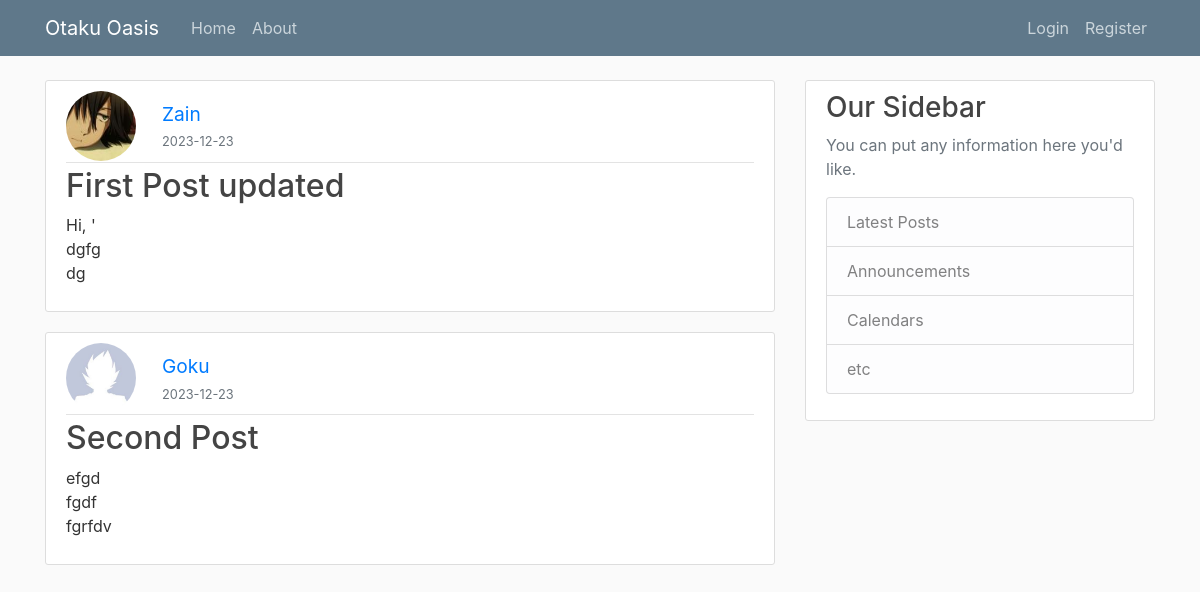
Page /home on the earlier database version.
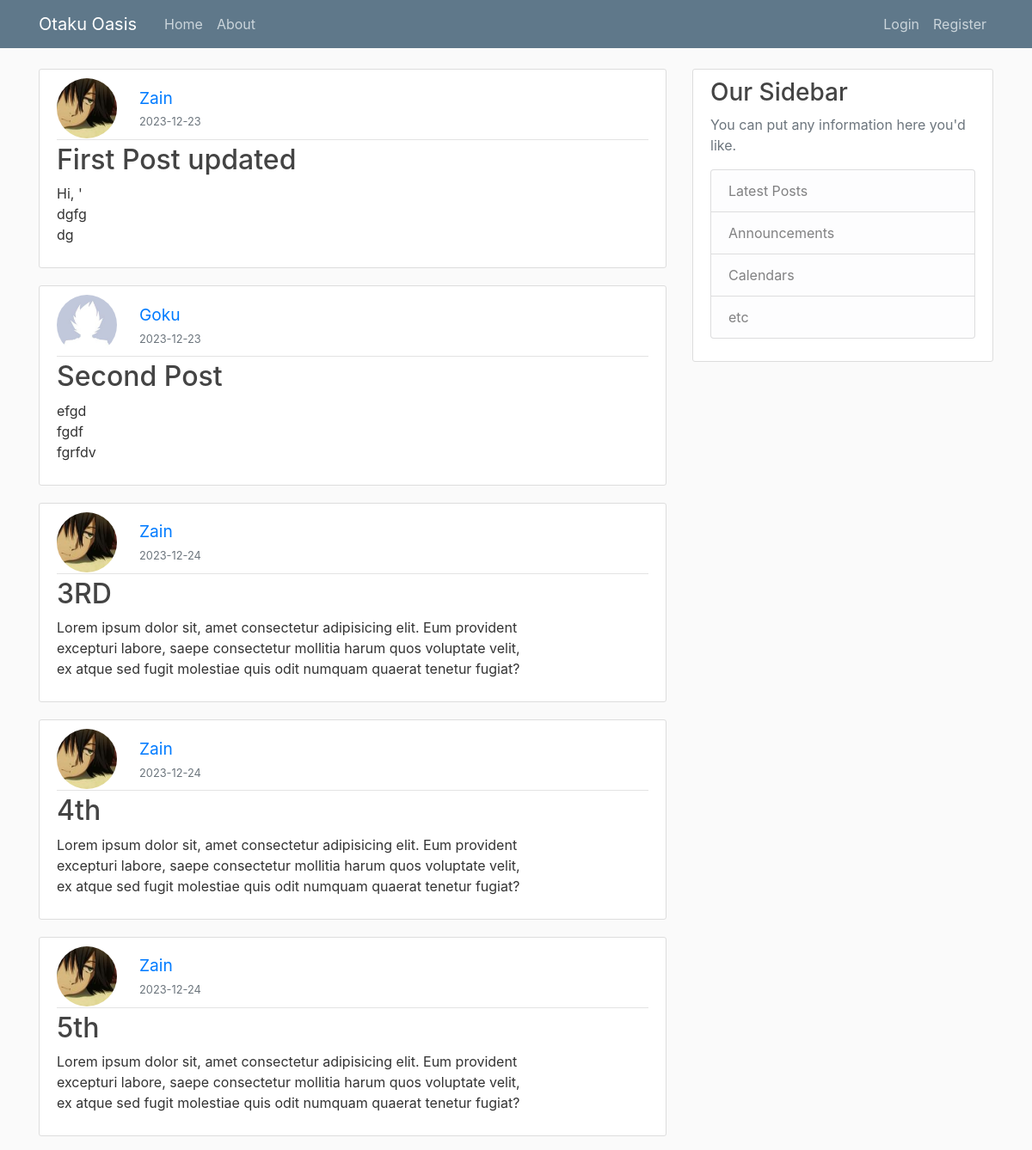
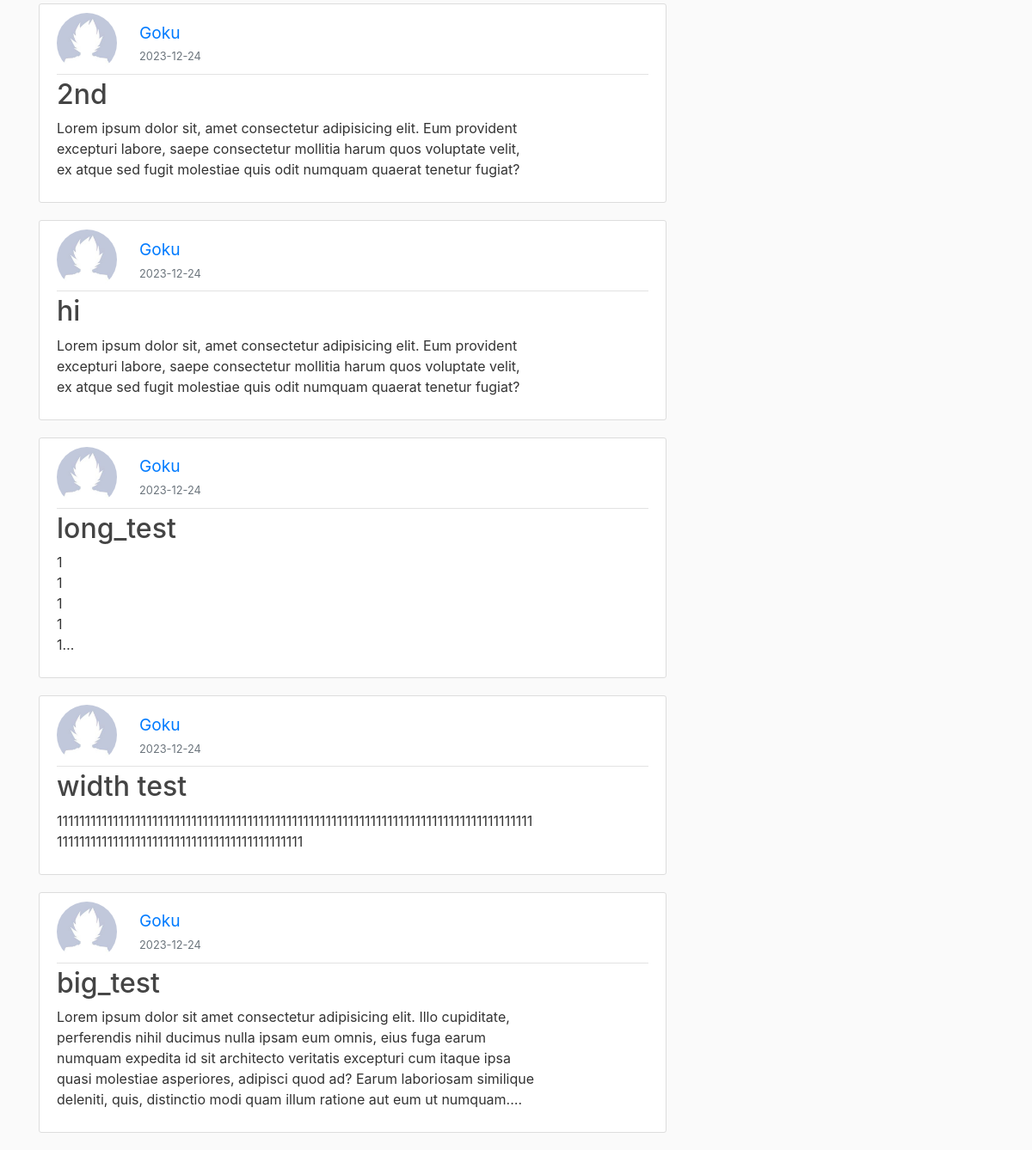
Same page on the later database version (2 pictures, top to bottom).
### application/models.py (models this page shows, shortened)
class Post(db.Model):
    id = db.Column(db.Integer, primary_key = True)
    title = db.Column(db.String(100), nullable= False)
    date_posted = db.Column(db.DateTime, nullable= False, default = datetime.utcnow) # no parenthesis cause we need the function not the time right now
    content = db.Column(db.Text, nullable=False)
    user_id = db.Column(db.Integer, db.ForeignKey('user.id'), nullable=False)

class User(db.Model, UserMixin):
    id = db.Column(db.Integer, primary_key = True)
    username = db.Column(db.String(20), unique =True , nullable = False)
    email = db.Column(db.String(120), unique =True , nullable = False)
    image_file = db.Column(db.String(20), nullable = False, default = 'default.jpg')
    password = db.Column(db.String(60),  nullable = False)
    posts = db.relationship('Post', backref='author', lazy=True) # data is not loaded unless actually needed (lazy collection)

### application/routes.py (the view)
@app.route('/')
@app.route('/home')
def home():
    posts = Post.query.all()
    return render_template('home.html', posts=posts)

### application/templates/home.html
{% extends "layout.html" %}
{% block content %}
<body>
    {% for post in posts %}
        <article class="media content-section">
            <div class="media-body">
                <div class="article-metadata" style="display: flex; align-items: center;">
                    <img class ="rounded-circle article-img" src="{{url_for('static', filename ='profile_pics/'+ post.author.image_file)}}" style="width: 70px; height: 70px;">
                    <div style="margin-left: 10px;">
                        <a class="mr-2" style="font-size:larger; text-decoration: none; margin-top: 10px;" href="#">{{post.author.username }}</a>
                        <br>
                        <small class="text-muted">{{ post.date_posted.strftime('%Y-%m-%d') }}</small>
                    </div>
                </div>
                <h2><a class="article-title" style="text-decoration: none;" href="{{url_for('post', post_id=post.id)}}">{{ post.title }}</a></h2>
                <p class="article-content-home">{{ post.content }}</p>
            </div>
        </article>
    {% endfor %}
</body>
{% endblock content %}

### application/templates/layout.html (shortened to what this page needs)
<!DOCTYPE html>
<html>
<head>
    <link rel="stylesheet" href="https://maxcdn.bootstrapcdn.com/bootstrap/4.0.0/css/bootstrap.min.css">
    <link rel="stylesheet" type="text/css" href="{{ url_for('static', filename='main.css') }}">
</head>
<body>
    <header class="site-header">
      <nav class="navbar navbar-expand-md navbar-dark bg-steel fixed-top">
        <div class="container">
          <a class="navbar-brand mr-4" href="/">Otaku Oasis</a>
          <div class="collapse navbar-collapse" id="navbarToggle">
            <div class="navbar-nav mr-auto">
              <a class="nav-item nav-link" href="{{ url_for('home') }}">Home</a>
              <a class="nav-item nav-link" href="{{ url_for('about') }}">About</a>
            </div>
            <div class="navbar-nav">
              {% if current_user.is_authenticated %}
                <a class="nav-item nav-link" href="{{ url_for('new_post') }}">New Post</a>
                <a class="nav-item nav-link" href="{{ url_for('account') }}">Account</a>
                <a class="nav-item nav-link" href="{{ url_for('logout') }}">Logout</a>
              {% else %}
                <a class="nav-item nav-link" href="{{ url_for('login') }}">Login</a>
                <a class="nav-item nav-link" href="{{ url_for('register') }}">Register</a>
              {% endif %}
            </div>
          </div>
        </div>
      </nav>
    </header>
    <main role="main" class="container">
      <div class="row">
        <div class="col-md-8">
          {% block content %}{% endblock %}
        </div>
        <div class="col-md-4">
          <div class="content-section">
            <h3>Our Sidebar</h3>
            <p class='text-muted'>You can put any information here you'd like.
              <ul class="list-group">
                <li class="list-group-item list-group-item-light">Latest Posts</li>
                <li class="list-group-item list-group-item-light">Announcements</li>
                <li class="list-group-item list-group-item-light">Calendars</li>
                <li class="list-group-item list-group-item-light">etc</li>
              </ul>
            </p>
          </div>
        </div>
      </div>
    </main>
</body>
</html>

### application/static/main.css (style rules this page uses)
body { background: #fafafa; color: #333333; margin-top: 5rem; }
h1, h2, h3, h4, h5, h6 { color: #444444; }
.bg-steel { background-color: #5f788a; }
.site-header .navbar-nav .nav-link { color: #cbd5db; }
.content-section { background: #ffffff; padding: 10px 20px; border: 1px solid #dddddd; border-radius: 3px; margin-bottom: 20px; }
.article-title { color: #444444; }
.article-content-home { white-space: pre-line; word-wrap: break-word; display: -webkit-box; -webkit-line-clamp: 5; -webkit-box-orient: vertical; overflow-wrap: break-word; text-overflow: ellipsis; overflow: hidden; max-width: 55ch; }
.article-img { height: 65px; width: 65px; margin-right: 16px; }
.article-metadata { padding-bottom: 1px; margin-bottom: 4px; border-bottom: 1px solid #e3e3e3 }

Differences in the rows shown:
added Post: image_file (picture), author.username "Zain", date_posted "2023-12-24", title "3RD", content "Lorem ipsum dolor sit, amet consectetur adipisicing elit. Eum provident excepturi labore, saepe consectetur mollitia harum quos voluptate velit, ex atque sed fugit molestiae quis odit numquam quaerat tenetur fugiat?"
added Post: image_file (picture), author.username "Zain", date_posted "2023-12-24", title "4th", content "Lorem ipsum dolor sit, amet consectetur adipisicing elit. Eum provident excepturi labore, saepe consectetur mollitia harum quos voluptate velit, ex atque sed fugit molestiae quis odit numquam quaerat tenetur fugiat?"
added Post: image_file (picture), author.username "Zain", date_posted "2023-12-24", title "5th", content "Lorem ipsum dolor sit, amet consectetur adipisicing elit. Eum provident excepturi labore, saepe consectetur mollitia harum quos voluptate velit, ex atque sed fugit molestiae quis odit numquam quaerat tenetur fugiat?"
added Post: image_file (placeholder picture), author.username "Goku", date_posted "2023-12-24", title "2nd", content "Lorem ipsum dolor sit, amet consectetur adipisicing elit. Eum provident excepturi labore, saepe consectetur mollitia harum quos voluptate velit, ex atque sed fugit molestiae quis odit numquam quaerat tenetur fugiat?"
added Post: image_file (placeholder picture), author.username "Goku", date_posted "2023-12-24", title "hi", content "Lorem ipsum dolor sit, amet consectetur adipisicing elit. Eum provident excepturi labore, saepe consectetur mollitia harum quos voluptate velit, ex atque sed fugit molestiae quis odit numquam quaerat tenetur fugiat?"
added Post: image_file (placeholder picture), author.username "Goku", date_posted "2023-12-24", title "long_test", content "1 1 1 1…"
added Post: image_file (placeholder picture), author.username "Goku", date_posted "2023-12-24", title "width test", content "111111111111111111111111111111111111111111111111111111111111111111111111111111111111111111111111111111111111111111111111111111111"
added Post: image_file (placeholder picture), author.username "Goku", date_posted "2023-12-24", title "big_test", content "Lorem ipsum dolor sit amet consectetur adipisicing elit. Illo cupiditate, perferendis nihil ducimus nulla ipsam eum omnis, eius fuga earum numquam expedita id sit architecto veritatis excepturi cum itaque ipsa quasi molestiae asperiores, adipisci quod ad? Earum laboriosam similique deleniti, quis, distinctio modi quam illum ratione aut eum ut…"
